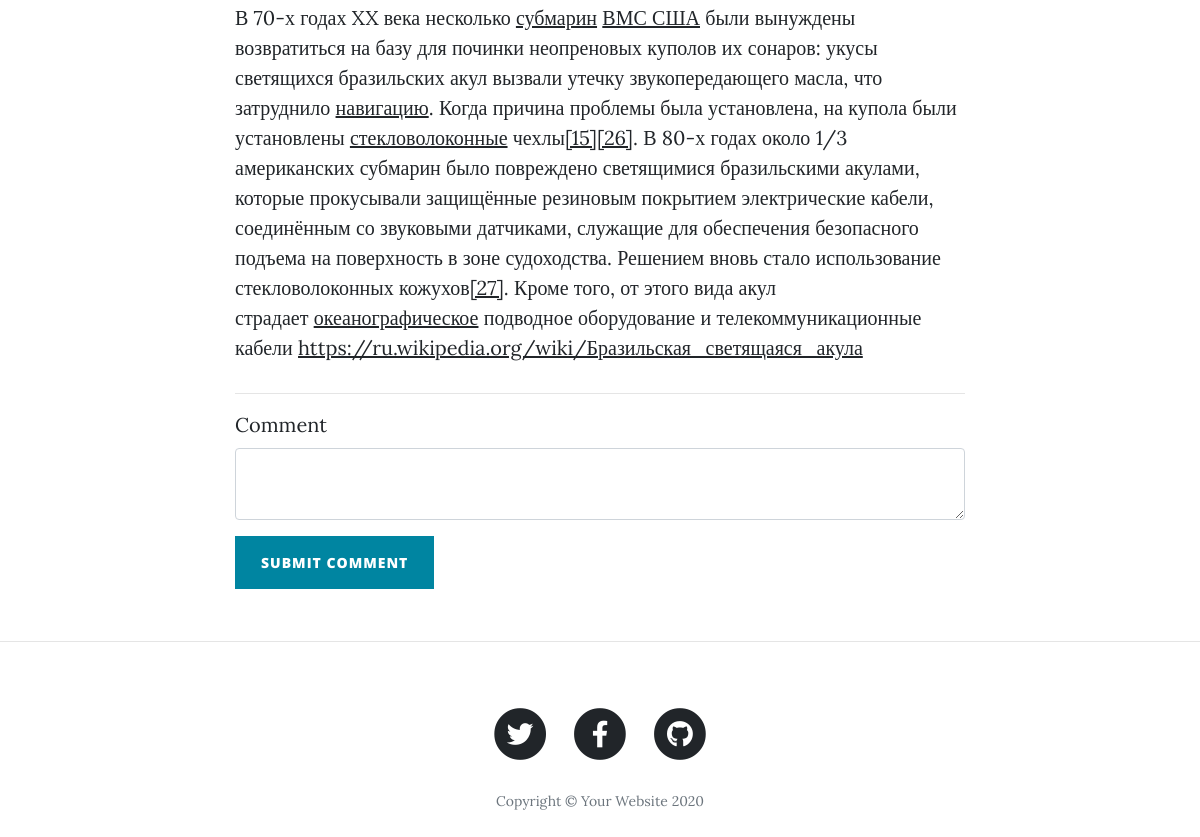
The page /post/2 (lower part) on the database as committed earlier.
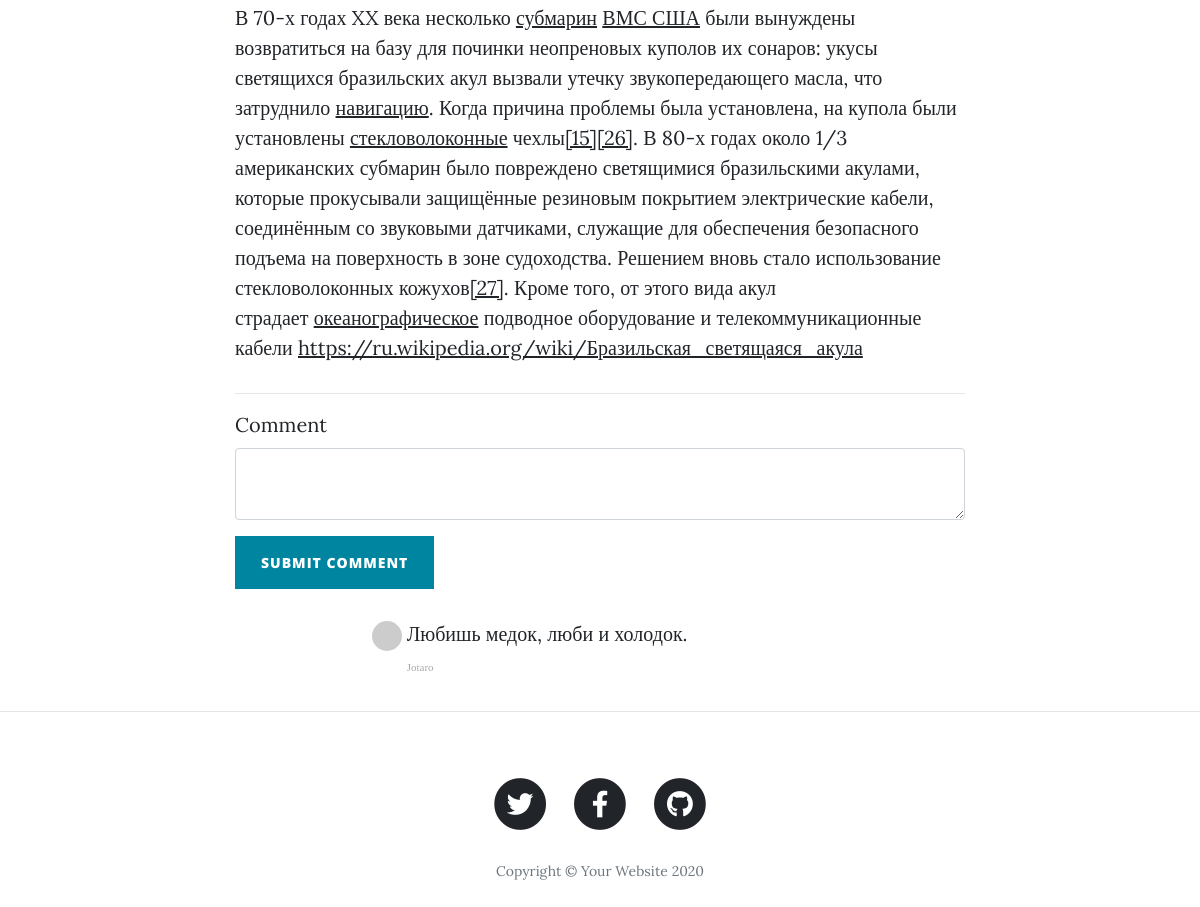
The same page on the database as committed later.
### main.py (models this page shows)
class BlogPost(db.Model):
    __tablename__ = "blog_posts"
    id = db.Column(db.Integer, primary_key=True)
    author_id = db.Column(db.Integer, db.ForeignKey("users.id"))
    author = relationship("User", back_populates="posts")
    title = db.Column(db.String(250), unique=True, nullable=False)
    subtitle = db.Column(db.String(250), nullable=False)
    date = db.Column(db.String(250), nullable=False)
    body = db.Column(db.Text, nullable=False)
    img_url = db.Column(db.String(250), nullable=False)
    comments = relationship("Comment", back_populates="parent_post")

class Comment(db.Model):
    __tablename__ = "comments"
    id = db.Column(db.Integer, primary_key=True)
    author_id = db.Column(db.Integer, db.ForeignKey("users.id"))
    comment_author = relationship("User", back_populates="comments")
    post_id = db.Column(db.Integer, db.ForeignKey("blog_posts.id"))
    parent_post = relationship("BlogPost", back_populates="comments")
    text = db.Column(db.Text, nullable=False)

class User(UserMixin, db.Model):
    __tablename__ = "users"
    id = db.Column(db.Integer, primary_key=True)
    email = db.Column(db.String(100), unique=True)
    password = db.Column(db.String(100))
    name = db.Column(db.String(1000))
    posts = relationship("BlogPost", back_populates="author")
    comments = relationship("Comment", back_populates="comment_author")

### main.py (the view, shortened to what this page needs)
@app.route("/post/<int:post_id>", methods=["POST", "GET"])
def show_post(post_id):
    requested_post = BlogPost.query.get(post_id)
    form = CommentForm()
    return render_template("post.html", post=requested_post, current_user=current_user, form=form)

### forms.py
class CommentForm(FlaskForm):
    body = CKEditorField("Comment", validators=[DataRequired()])
    submit = SubmitField('Submit Comment')

### templates/post.html (shortened to what this page needs)
{% import "bootstrap/wtf.html" as wtf %}
{% include "header.html" %}
  <article>
    <div class="container">
      <div class="row">
        <div class="col-lg-8 col-md-10 mx-auto">
            {{ post.body|safe }}
          <hr>
          {{ wtf.quick_form(form, novalidate=True, button_map={"submit": "primary"}) }}
          <div class="col-lg-8 col-md-10 mx-auto comment">
              <ul class="commentList">
                {% for comment in post.comments %}
                <li>
                    <div class="commenterImage">
                      <img src="{{ 'comment.comment_author.email' | gravatar }}"/>
                    </div>
                    <div class="commentText">
                      {{ comment.text|safe }}
                      <span class="date sub-text">{{ comment.comment_author.name }}</span>
                    </div>
                </li>
                {% endfor %}
              </ul>
            </div>
          </div>
      </div>
    </div>
  </article>
  <hr>
{% include "footer.html" %}

### templates/header.html (shortened to what this page needs)
<!DOCTYPE html>
<html lang="en">
<head>
  <link href="{{ url_for('static', filename='vendor/bootstrap/css/bootstrap.min.css') }}" rel="stylesheet">
  <link href="{{ url_for('static', filename='vendor/fontawesome-free/css/all.min.css')}}" rel="stylesheet" type="text/css">
  <link href="{{ url_for('static', filename='css/clean-blog.min.css')}}" rel="stylesheet">
</head>
<body>

### templates/footer.html (shortened to what this page needs)
  <footer>
    <div class="container">
      <div class="row">
        <div class="col-lg-8 col-md-10 mx-auto">
          <ul class="list-inline text-center">
            <li class="list-inline-item">
              <a href="#">
                <span class="fa-stack fa-lg">
                  <i class="fas fa-circle fa-stack-2x"></i>
                  <i class="fab fa-twitter fa-stack-1x fa-inverse"></i>
                </span>
              </a>
            </li>
            <li class="list-inline-item">
              <a href="#">
                <span class="fa-stack fa-lg">
                  <i class="fas fa-circle fa-stack-2x"></i>
                  <i class="fab fa-facebook-f fa-stack-1x fa-inverse"></i>
                </span>
              </a>
            </li>
            <li class="list-inline-item">
              <a href="#">
                <span class="fa-stack fa-lg">
                  <i class="fas fa-circle fa-stack-2x"></i>
                  <i class="fab fa-github fa-stack-1x fa-inverse"></i>
                </span>
              </a>
            </li>
          </ul>
          <p class="copyright text-muted">Copyright &copy; Your Website 2020</p>
        </div>
      </div>
    </div>
  </footer>
</body>
</html>

Rows that differ between the two databases and show on the page:
added Comment: text "Любишь медок, люби и холодок.", comment_author.name "Jotaro"
